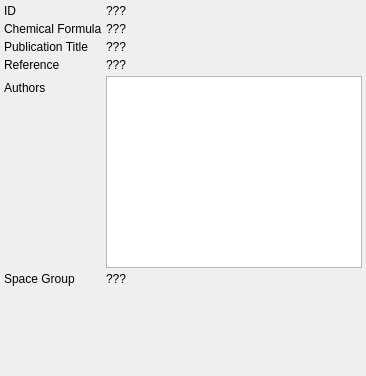
     <widget class="QWidget" name="ImportCIFInfoPage">
      <layout class="QVBoxLayout" name="verticalLayout_2">
       <property name="spacing">
        <number>4</number>
       </property>
       <property name="leftMargin">
        <number>4</number>
       </property>
       <property name="topMargin">
        <number>4</number>
       </property>
       <property name="rightMargin">
        <number>4</number>
       </property>
       <property name="bottomMargin">
        <number>4</number>
       </property>
       <item>
        <layout class="QFormLayout" name="formLayout">
         <item row="1" column="0">
          <widget class="QLabel" name="label">
           <property name="text">
            <string>Chemical Formula</string>
           </property>
          </widget>
         </item>
         <item row="2" column="0">
          <widget class="QLabel" name="label_5">
           <property name="text">
            <string>Publication Title</string>
           </property>
          </widget>
         </item>
         <item row="2" column="1">
          <widget class="QLabel" name="InfoPublicationTitleLabel">
           <property name="text">
            <string>???</string>
           </property>
          </widget>
         </item>
         <item row="4" column="0">
          <widget class="QLabel" name="label_4">
           <property name="text">
            <string>Authors</string>
           </property>
          </widget>
         </item>
         <item row="4" column="1">
          <widget class="QListWidget" name="InfoAuthorsList"/>
         </item>
         <item row="5" column="0">
          <widget class="QLabel" name="label_2">
           <property name="text">
            <string>Space Group</string>
           </property>
          </widget>
         </item>
         <item row="5" column="1">
          <widget class="QLabel" name="InfoSpacegroupLabel">
           <property name="text">
            <string>???</string>
           </property>
          </widget>
         </item>
         <item row="1" column="1">
          <widget class="QLabel" name="InfoChemicalFormulaLabel">
           <property name="text">
            <string>???</string>
           </property>
          </widget>
         </item>
         <item row="0" column="0">
          <widget class="QLabel" name="label_6">
           <property name="text">
            <string>ID</string>
           </property>
          </widget>
         </item>
         <item row="0" column="1">
          <widget class="QLabel" name="InfoDataLabel">
           <property name="text">
            <string>???</string>
           </property>
          </widget>
         </item>
         <item row="3" column="1">
          <widget class="QLabel" name="InfoPublicationReferenceLabel">
           <property name="text">
            <string>???</string>
           </property>
          </widget>
         </item>
         <item row="3" column="0">
          <widget class="QLabel" name="label_7">
           <property name="text">
            <string>Reference</string>
           </property>
          </widget>
         </item>
        </layout>
       </item>
       <item>
        <spacer name="verticalSpacer">
         <property name="orientation">
          <enum>Qt::Vertical</enum>
         </property>
         <property name="sizeHint" stdset="0">
          <size>
           <width>20</width>
           <height>86</height>
          </size>
         </property>
        </spacer>
       </item>
      </layout>
     </widget>
